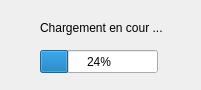
<?xml version="1.0" encoding="UTF-8"?>
<ui version="4.0">
 <class>LoadingBarDialog</class>
 <widget class="QDialog" name="LoadingBarDialog">
  <property name="geometry">
   <rect>
    <x>0</x>
    <y>0</y>
    <width>201</width>
    <height>90</height>
   </rect>
  </property>
  <property name="windowTitle">
   <string>Loading Bar</string>
  </property>
  <widget class="QProgressBar" name="loadingBar">
   <property name="geometry">
    <rect>
     <x>40</x>
     <y>50</y>
     <width>118</width>
     <height>23</height>
    </rect>
   </property>
   <property name="value">
    <number>24</number>
   </property>
  </widget>
  <widget class="QLabel" name="label">
   <property name="geometry">
    <rect>
     <x>40</x>
     <y>20</y>
     <width>141</width>
     <height>16</height>
    </rect>
   </property>
   <property name="text">
    <string>Chargement en cour ...</string>
   </property>
  </widget>
 </widget>
 <resources/>
 <connections/>
</ui>
